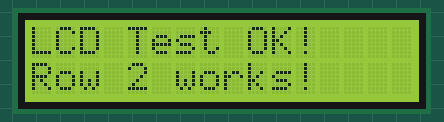
Recording of a sketch running on a simulated ESP32. Shown: 16×2 character LCD. What the sketch prints to the serial monitor is not drawn.

Above: at 0.6 s.
At 2.1 s:
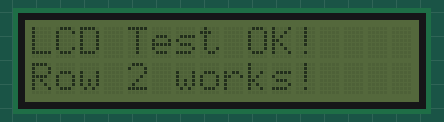

Measured:
- what the display in image 0 shows lasts 1.5 s, from 0.6 s to 2.1 s
- what the display in image 1 shows lasts 2.0 s, from 2.1 s to 4.1 s

The sketch:

LCD_Test.ino
```cpp
/*
 * 16x2 I2C LCD Test - ESP32
 *
 * Tests the LCD display only. No other hardware needed.
 * Wiring: LCD VCC→5V, GND→GND, SDA→GPIO21, SCL→GPIO22
 *
 * If nothing appears: try changing LCD_ADDR to 0x3F
 */

#include <Wire.h>
#include <LiquidCrystal_I2C.h>

// Same as main project - change to 0x3F if your LCD uses that address
#define LCD_ADDR  0x27
#define LCD_COLS  16
#define LCD_ROWS  2

LiquidCrystal_I2C lcd(LCD_ADDR, LCD_COLS, LCD_ROWS);

void setup() {
  Serial.begin(115200);
  delay(500);

  lcd.init();
  lcd.backlight();

  // Row 0
  lcd.setCursor(0, 0);
  lcd.print("LCD Test OK!");
  // Row 1
  lcd.setCursor(0, 1);
  lcd.print("Row 2 works!");

  Serial.println("LCD test started. You should see text on the screen.");
}

void loop() {
  // Blink backlight every 2 seconds to show the sketch is running
  static unsigned long last = 0;
  static bool on = true;
  if (millis() - last >= 2000) {
    last = millis();
    on = !on;
    if (on) {
      lcd.backlight();
    } else {
      lcd.noBacklight();
    }
  }
  delay(100);
}
```
